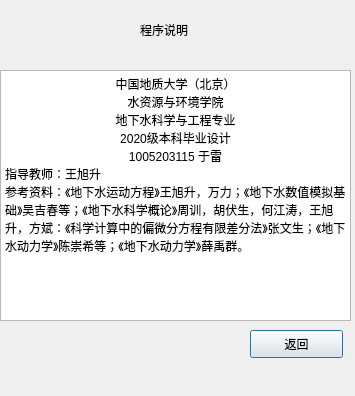
<?xml version="1.0" encoding="UTF-8"?>
<ui version="4.0">
 <class>Set_fourier_series</class>
 <widget class="QDialog" name="Set_fourier_series">
  <property name="geometry">
   <rect>
    <x>0</x>
    <y>0</y>
    <width>355</width>
    <height>396</height>
   </rect>
  </property>
  <property name="windowTitle">
   <string>关于本程序</string>
  </property>
  <widget class="QLabel" name="label">
   <property name="geometry">
    <rect>
     <x>140</x>
     <y>10</y>
     <width>81</width>
     <height>40</height>
    </rect>
   </property>
   <property name="text">
    <string>程序说明</string>
   </property>
  </widget>
  <widget class="QTextBrowser" name="textBrowser">
   <property name="geometry">
    <rect>
     <x>0</x>
     <y>70</y>
     <width>351</width>
     <height>251</height>
    </rect>
   </property>
   <property name="html">
    <string>&lt;!DOCTYPE HTML PUBLIC &quot;-//W3C//DTD HTML 4.0//EN&quot; &quot;http://www.w3.org/TR/REC-html40/strict.dtd&quot;&gt;
&lt;html&gt;&lt;head&gt;&lt;meta name=&quot;qrichtext&quot; content=&quot;1&quot; /&gt;&lt;style type=&quot;text/css&quot;&gt;
p, li { white-space: pre-wrap; }
&lt;/style&gt;&lt;/head&gt;&lt;body style=&quot; font-family:'SimSun'; font-size:9pt; font-weight:400; font-style:normal;&quot;&gt;
&lt;p align=&quot;center&quot; style=&quot; margin-top:0px; margin-bottom:0px; margin-left:0px; margin-right:0px; -qt-block-indent:0; text-indent:0px;&quot;&gt;中国地质大学（北京）&lt;/p&gt;
&lt;p align=&quot;center&quot; style=&quot; margin-top:0px; margin-bottom:0px; margin-left:0px; margin-right:0px; -qt-block-indent:0; text-indent:0px;&quot;&gt;水资源与环境学院&lt;/p&gt;
&lt;p align=&quot;center&quot; style=&quot; margin-top:0px; margin-bottom:0px; margin-left:0px; margin-right:0px; -qt-block-indent:0; text-indent:0px;&quot;&gt;地下水科学与工程专业&lt;/p&gt;
&lt;p align=&quot;center&quot; style=&quot; margin-top:0px; margin-bottom:0px; margin-left:0px; margin-right:0px; -qt-block-indent:0; text-indent:0px;&quot;&gt;2020级本科毕业设计&lt;/p&gt;
&lt;p align=&quot;center&quot; style=&quot; margin-top:0px; margin-bottom:0px; margin-left:0px; margin-right:0px; -qt-block-indent:0; text-indent:0px;&quot;&gt;1005203115 于雷&lt;/p&gt;
&lt;p style=&quot; margin-top:0px; margin-bottom:0px; margin-left:0px; margin-right:0px; -qt-block-indent:0; text-indent:0px;&quot;&gt;指导教师：王旭升&lt;/p&gt;
&lt;p style=&quot; margin-top:0px; margin-bottom:0px; margin-left:0px; margin-right:0px; -qt-block-indent:0; text-indent:0px;&quot;&gt;参考资料：&lt;span style=&quot; font-family:'Courier New'; color:#000000;&quot;&gt;《地下水运动方程》王旭升，万力；《地下水数值模拟基础》吴吉春等；《地下水科学概论》周训，胡伏生，何江涛，王旭升，方斌：《科学计算中的偏微分方程有限差分法》张文生；《地下水动力学》陈崇希等；《地下水动力学》薛禹群。&lt;/span&gt;&lt;/p&gt;&lt;/body&gt;&lt;/html&gt;</string>
   </property>
  </widget>
  <widget class="QPushButton" name="back">
   <property name="geometry">
    <rect>
     <x>250</x>
     <y>330</y>
     <width>93</width>
     <height>28</height>
    </rect>
   </property>
   <property name="text">
    <string>返回</string>
   </property>
  </widget>
 </widget>
 <resources/>
 <connections/>
</ui>
